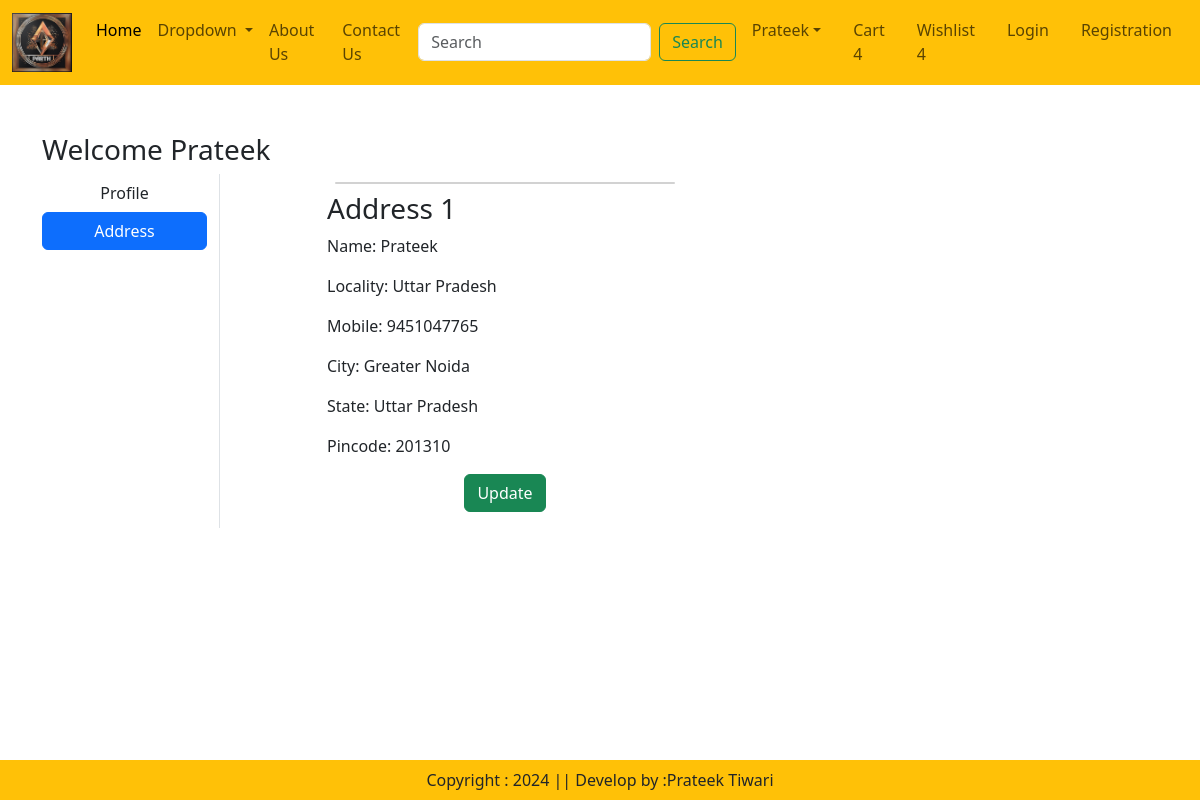
The page /address/ (signed in) on the database its author committed.
### dairy/models.py (models this page shows, shortened)
class Customer(models.Model):
    user=models.ForeignKey(User,on_delete=models.CASCADE)
    name=models.CharField(max_length=200)
    locality=models.CharField(max_length=200)
    city=models.CharField(max_length=50)
    mobile=models.IntegerField(default=0)
    zipcode=models.IntegerField()
    state=models.CharField(choices=STATE_CHOICES,max_length=100)

### dairy/views.py (the view)
# urls.py: path('address/',views.address,name='address'),
def address(request):
    add=Customer.objects.filter(user=request.user)
    return render(request,'dairy/address.html',locals())

### dairy/templates/dairy/address.html (shortened to what this page needs)
{% extends "dairy/base.html" %}
{% load static %}
{% block main-content %}
<div class="container my-5">
    <div class="row">
       <h3>Welcome <span class="text-capitalize">{{request.user}}</span></h3>
    <div class="col-sm-2 border-end">
      <ul class="list-unstyled">
          <li class="d-grid"><a href="{% url 'profile'%} " class="btn ">Profile</a></li>
          <li class="d-grid"><a href="{% url 'address'%} " class="btn btn-primary">Address</a></li>
      </ul>
    </div>
    <div class="col-sm-8 offset-sm-1">
        <div class="row">
           {% for ad in add %}
            <div class="col-sm-6">
              <div class="card m-2"></div>
                <div class="card-body">
                  <h3>Address {{forloop.counter}}</h3>
                  <p>Name: {{ad.name}}</p>
                  <p>Locality: {{ad.locality}}</p>
                  <p>Mobile: {{ad.mobile}}</p>
                  <p>City: {{ad.city}}</p>
                  <p>State: {{ad.state}}</p>
                  <p>Pincode: {{ad.zipcode}}</p>
                  <p class="text-center"><a href="{% url 'updateAddress' pk=ad.id %}" type="button" class="btn btn-success">Update</a></p>
                </div>
              </div>
            </div>
           {% endfor %}
        </div>
    </div>
  </div>
{% endblock main-content %}

### rows shown on the page
Customer: name "Prateek", locality "Uttar Pradesh", mobile "9451047765", city "Greater Noida", state "Uttar Pradesh", zipcode "201310"

### other values the page prints
{{ request.user }} "Prateek"
